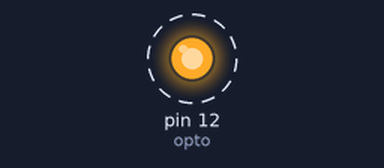
Bench run of a sketch on a simulated Arduino Uno, built with avr-gcc and run on an emulated ATmega328P. Shown: output pins drawn as LEDs (lit = HIGH). Dashed ring = blinking.

Above: at 0.5 s.
Timing chart, 0 to 4.6 s (numbered marks = the images above):
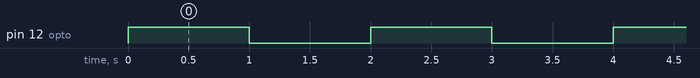

Measured:
- by itself, pin 12 (opto): alternates HIGH for 1.0 s and LOW for 1.0 s

The sketch:

Optocoupler.ino
```cpp
/*Turns on an LED on for one second, then off for one second, repeatedly ; through a Optocoupler.

*/

int opto = 12;

// the setup routine runs once when you press reset:
void setup()
{
     // initialize the digital pin as an output.
     pinMode(opto, OUTPUT);
}

// the loop routine runs over and over again forever:

void loop()
{
    digitalWrite(opto, HIGH);
    delay(1000);               // wait for a second
    digitalWrite(opto, LOW);
    delay(1000);               // wait for a second
}
```
